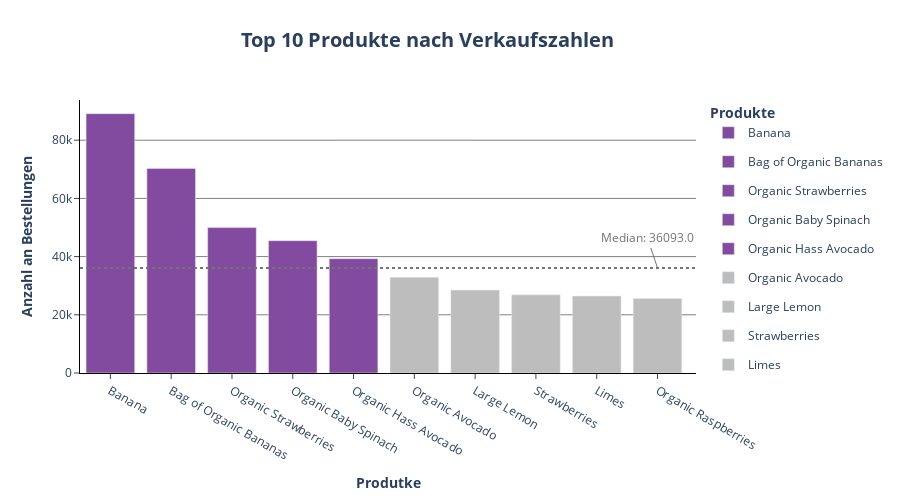

This figure's notebook cell:
### Code cell
fig = go.Figure()
for i in df_products.head(10).coun:
    df_an = df_products.head(10)[df_products.head(10).coun == i]

    if df_an.head().coun.values[0] > df_products.head(10).coun.median():
        color = px.colors.sequential.Purpor[5]

        fig.add_trace (go.Bar(
            x= df_an.product_name,
            y= df_an.coun,
            showlegend= True,
            marker= dict(color= color),
            width= 0.8,
            base= 0,
            legendgroup= f"{df_an.product_name.values}",
            name= f"{df_an.product_name.values[0]}",
            hovertemplate = f"<b>{df_an.product_name.values[0]}</b><br><br>" +
                "Bestellungen: %{y}<br>" +
                "<extra></extra>"
        ))
        
    else:
        color= px.colors.sequential.Greys[3]

        fig.add_trace (go.Bar(
            x= df_an.product_name,
            y= df_an.coun,
            showlegend= True,
            marker= dict(color= color),
            width= 0.8,
            base= 0,
            legendgroup= f"{df_an.product_name.values}",
            name= f"{df_an.product_name.values[0]}",
            hovertemplate = f"<b>{df_an.product_name.values[0]}</b><br><br>" +
                "Bestellungen: %{y}<br>" +
                "<extra></extra>"
        ))

fig.add_hline(
 y= df_products.head(10).coun.median(),
 opacity= 1,
 line_dash= "dot",
 line_color= px.colors.sequential.Greys[5],
 
)
fig.add_annotation(
    x=9,
    y=df_products.head(10).coun.median(),
    text=f"Median: {df_products.head(10).coun.median().round(2)}",
    font_color= px.colors.sequential.Greys[5],
    arrowcolor= px.colors.sequential.Greys[5],

)
fig.update_layout(title= dict(text= "<b>Top 10 Produkte nach Verkaufszahlen</b>", font_size= 20, xanchor= "center", yanchor= "top", y=0.935, x=0.475), legend_title_text = "<b>Produkte</b>", height= 500)
fig.update_xaxes(title_text="<b>Produtke</b>", ticks= "outside")
fig.update_yaxes(title_text="<b>Anzahl an Bestellungen</b>", ticks= "outside", showgrid= True, gridcolor= "grey")
fig.update_layout(plot_bgcolor= "white", xaxis= dict(linecolor= "black"), yaxis= dict(linecolor= "black"))
fig.show()

### Figure 1 — Plotly figure (JSON) as saved in the notebook; plotly's stock layout.template omitted (floating-point values rounded to 4 significant figures)
{"data": [{"base": 0, "hovertemplate": "<b>Banana</b><br><br>Bestellungen: %{y}<br><extra></extra>", "legendgroup": "['Banana']", "marker": {"color": "rgb(131, 75, 160)"}, "name": "Banana", "showlegend": true, "type": "bar", "width": 0.8, "x": ["Banana"], "y": [89127]}, {"base": 0, "hovertemplate": "<b>Bag of Organic Bananas</b><br><br>Bestellungen: %{y}<br><extra></extra>", "legendgroup": "['Bag of Organic Bananas']", "marker": {"color": "rgb(131, 75, 160)"}, "name": "Bag of Organic Bananas", "showlegend": true, "type": "bar", "width": 0.8, "x": ["Bag of Organic Bananas"], "y": [70283]}, {"base": 0, "hovertemplate": "<b>Organic Strawberries</b><br><br>Bestellungen: %{y}<br><extra></extra>", "legendgroup": "['Organic Strawberries']", "marker": {"color": "rgb(131, 75, 160)"}, "name": "Organic Strawberries", "showlegend": true, "type": "bar", "width": 0.8, "x": ["Organic Strawberries"], "y": [49961]}, {"base": 0, "hovertemplate": "<b>Organic Baby Spinach</b><br><br>Bestellungen: %{y}<br><extra></extra>", "legendgroup": "['Organic Baby Spinach']", "marker": {"color": "rgb(131, 75, 160)"}, "name": "Organic Baby Spinach", "showlegend": true, "type": "bar", "width": 0.8, "x": ["Organic Baby Spinach"], "y": [45462]}, {"base": 0, "hovertemplate": "<b>Organic Hass Avocado</b><br><br>Bestellungen: %{y}<br><extra></extra>", "legendgroup": "['Organic Hass Avocado']", "marker": {"color": "rgb(131, 75, 160)"}, "name": "Organic Hass Avocado", "showlegend": true, "type": "bar", "width": 0.8, "x": ["Organic Hass Avocado"], "y": [39290]}, {"base": 0, "hovertemplate": "<b>Organic Avocado</b><br><br>Bestellungen: %{y}<br><extra></extra>", "legendgroup": "['Organic Avocado']", "marker": {"color": "rgb(189,189,189)"}, "name": "Organic Avocado", "showlegend": true, "type": "bar", "width": 0.8, "x": ["Organic Avocado"], "y": [32896]}, {"base": 0, "hovertemplate": "<b>Large Lemon</b><br><br>Bestellungen: %{y}<br><extra></extra>", "legendgroup": "['Large Lemon']", "marker": {"color": "rgb(189,189,189)"}, "name": "Large Lemon", "showlegend": true, "type": "bar", "width": 0.8, "x": ["Large Lemon"], "y": [28495]}, {"base": 0, "hovertemplate": "<b>Strawberries</b><br><br>Bestellungen: %{y}<br><extra></extra>", "legendgroup": "['Strawberries']", "marker": {"color": "rgb(189,189,189)"}, "name": "Strawberries", "showlegend": true, "type": "bar", "width": 0.8, "x": ["Strawberries"], "y": [26849]}, {"base": 0, "hovertemplate": "<b>Limes</b><br><br>Bestellungen: %{y}<br><extra></extra>", "legendgroup": "['Limes']", "marker": {"color": "rgb(189,189,189)"}, "name": "Limes", "showlegend": true, "type": "bar", "width": 0.8, "x": ["Limes"], "y": [26443]}, {"base": 0, "hovertemplate": "<b>Organic Raspberries</b><br><br>Bestellungen: %{y}<br><extra></extra>", "legendgroup": "['Organic Raspberries']", "marker": {"color": "rgb(189,189,189)"}, "name": "Organic Raspberries", "showlegend": true, "type": "bar", "width": 0.8, "x": ["Organic Raspberries"], "y": [25589]}], "layout": {"annotations": [{"arrowcolor": "rgb(115,115,115)", "font": {"color": "rgb(115,115,115)"}, "text": "Median: 36093.0", "x": 9, "y": 36093}], "height": 500, "legend": {"title": {"text": "<b>Produkte</b>"}}, "plot_bgcolor": "white", "shapes": [{"line": {"color": "rgb(115,115,115)", "dash": "dot"}, "opacity": 1, "type": "line", "x0": 0, "x1": 1, "xref": "x domain", "y0": 36093, "y1": 36093, "yref": "y"}], "title": {"font": {"size": 20}, "text": "<b>Top 10 Produkte nach Verkaufszahlen</b>", "x": 0.475, "xanchor": "center", "y": 0.935, "yanchor": "top"}, "xaxis": {"linecolor": "black", "ticks": "outside", "title": {"text": "<b>Produtke</b>"}}, "yaxis": {"gridcolor": "grey", "linecolor": "black", "showgrid": true, "ticks": "outside", "title": {"text": "<b>Anzahl an Bestellungen</b>"}}}}
